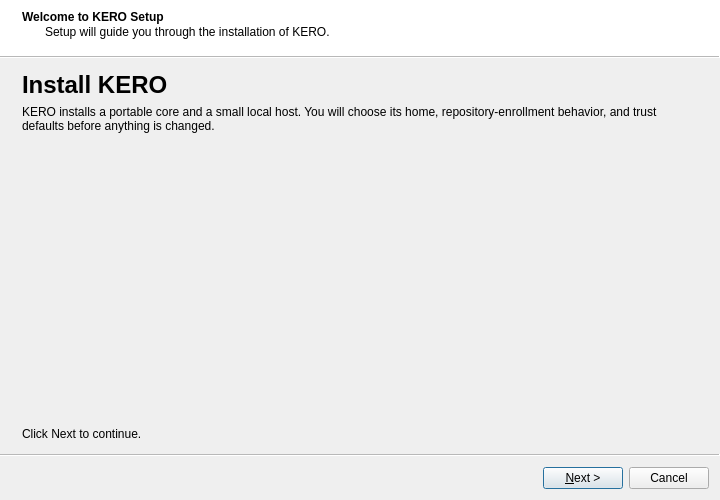
<?xml version="1.0" encoding="UTF-8"?>
<ui version="4.0">
 <class>KeroInstallWizard</class>
 <widget class="QWizard" name="KeroInstallWizard">
  <property name="geometry">
   <rect>
    <x>0</x>
    <y>0</y>
    <width>720</width>
    <height>500</height>
   </rect>
  </property>
  <property name="minimumSize">
   <size>
    <width>720</width>
    <height>500</height>
   </size>
  </property>
  <property name="windowTitle">
   <string>KERO Setup</string>
  </property>
  <property name="windowIcon">
   <iconset resource="../resources/kero.qrc">
    <normaloff>:/images/kero-icon.png</normaloff>:/images/kero-icon.png</iconset>
  </property>
  <property name="wizardStyle">
   <enum>QWizard::ModernStyle</enum>
  </property>
  <property name="options">
   <set>QWizard::NoBackButtonOnStartPage|QWizard::NoBackButtonOnLastPage</set>
  </property>

  <widget class="QWizardPage" name="welcomePage">
   <property name="title">
    <string>Welcome to KERO Setup</string>
   </property>
   <property name="subTitle">
    <string>Setup will guide you through the installation of KERO.</string>
   </property>
   <layout class="QVBoxLayout" name="welcomeLayout">
    <item>
     <widget class="QLabel" name="welcomeHeadingLabel">
      <property name="font">
       <font>
        <pointsize>18</pointsize>
        <bold>true</bold>
       </font>
      </property>
      <property name="text">
       <string>Install KERO</string>
      </property>
     </widget>
    </item>
    <item>
     <widget class="QLabel" name="welcomeBodyLabel">
      <property name="text">
       <string>KERO installs a portable core and a small local host. You will choose its home, repository-enrollment behavior, and trust defaults before anything is changed.</string>
      </property>
      <property name="wordWrap">
       <bool>true</bool>
      </property>
     </widget>
    </item>
    <item>
     <widget class="AspectFillLabel" name="welcomeBackgroundLabel">
      <property name="sizePolicy">
       <sizepolicy hsizetype="Expanding" vsizetype="Expanding">
        <horstretch>0</horstretch>
        <verstretch>1</verstretch>
       </sizepolicy>
      </property>
      <property name="minimumSize">
       <size>
        <width>0</width>
        <height>190</height>
       </size>
      </property>
      <property name="frameShape">
       <enum>QFrame::NoFrame</enum>
      </property>
      <property name="text">
       <string/>
      </property>
      <property name="pixmap">
       <pixmap resource="../resources/kero.qrc">:/images/kero-background.png</pixmap>
      </property>
      <property name="scaledContents">
       <bool>false</bool>
      </property>
      <property name="alignment">
       <set>Qt::AlignCenter</set>
      </property>
     </widget>
    </item>
    <item>
     <widget class="QLabel" name="welcomeHintLabel">
      <property name="text">
       <string>Click Next to continue.</string>
      </property>
     </widget>
    </item>
   </layout>
  </widget>

  <widget class="QWizardPage" name="installLocationPage">
   <property name="title">
    <string>Install Location</string>
   </property>
   <property name="subTitle">
    <string>Choose the folder in which to install KERO.</string>
   </property>
   <layout class="QVBoxLayout" name="installLocationLayout">
    <item>
     <widget class="QLabel" name="installPathLabel">
      <property name="text">
       <string>Install KERO to:</string>
      </property>
     </widget>
    </item>
    <item>
     <layout class="QHBoxLayout" name="installPathRow">
      <item>
       <widget class="QLineEdit" name="installPathEdit">
        <property name="placeholderText">
         <string>Platform-default install location</string>
        </property>
       </widget>
      </item>
      <item>
       <widget class="QPushButton" name="browseInstallPathButton">
        <property name="text">
         <string>Browse...</string>
        </property>
       </widget>
      </item>
     </layout>
    </item>
    <item>
     <widget class="QLabel" name="installPathHintLabel">
      <property name="text">
       <string>This installs the KERO host applications and portable KERO core. The installer will show whether the chosen location needs elevation.</string>
      </property>
      <property name="wordWrap">
       <bool>true</bool>
      </property>
     </widget>
    </item>
    <item>
     <spacer name="installSpacer">
      <property name="orientation">
       <enum>Qt::Vertical</enum>
      </property>
      <property name="sizeHint" stdset="0">
       <size>
        <width>20</width>
        <height>250</height>
       </size>
      </property>
     </spacer>
    </item>
   </layout>
  </widget>

  <widget class="QWizardPage" name="homePage">
   <property name="title">
    <string>Choose KERO Home</string>
   </property>
   <property name="subTitle">
    <string>Choose where KERO stores user data and configuration.</string>
   </property>
   <layout class="QVBoxLayout" name="homeLayout">
    <item>
     <widget class="QGroupBox" name="homeGroup">
      <property name="title">
       <string>KERO home</string>
      </property>
      <layout class="QVBoxLayout" name="homeGroupLayout">
       <item>
        <widget class="QRadioButton" name="userLocalHomeRadio">
         <property name="text">
          <string>User-local home (recommended)</string>
         </property>
         <property name="checked">
          <bool>true</bool>
         </property>
        </widget>
       </item>
       <item>
        <widget class="QLabel" name="userLocalHomeHint">
         <property name="text">
          <string>Stores KERO data for the current user.</string>
         </property>
         <property name="wordWrap">
          <bool>true</bool>
         </property>
         <property name="indent">
          <number>24</number>
         </property>
        </widget>
       </item>
       <item>
        <widget class="QRadioButton" name="systemWideHomeRadio">
         <property name="text">
          <string>System-wide home</string>
         </property>
        </widget>
       </item>
       <item>
        <widget class="QLabel" name="systemWideHomeHint">
         <property name="text">
          <string>Shares KERO data across users. May require elevation.</string>
         </property>
         <property name="wordWrap">
          <bool>true</bool>
         </property>
         <property name="indent">
          <number>24</number>
         </property>
        </widget>
       </item>
       <item>
        <widget class="QRadioButton" name="customHomeRadio">
         <property name="text">
          <string>Custom home</string>
         </property>
        </widget>
       </item>
       <item>
        <layout class="QHBoxLayout" name="customHomePathLayout">
         <property name="leftMargin">
          <number>24</number>
         </property>
         <item>
          <widget class="QLineEdit" name="customHomePathEdit">
           <property name="placeholderText">
            <string>Choose a KERO home path</string>
           </property>
          </widget>
         </item>
         <item>
          <widget class="QPushButton" name="browseHomePathButton">
           <property name="text">
            <string>Browse...</string>
           </property>
          </widget>
         </item>
        </layout>
       </item>
       <item>
        <widget class="QLabel" name="homePathHint">
         <property name="text">
          <string>The selected path is used as KERO_HOME. Default: ~/.kero.</string>
         </property>
         <property name="wordWrap">
          <bool>true</bool>
         </property>
         <property name="indent">
          <number>24</number>
         </property>
        </widget>
       </item>
      </layout>
     </widget>
    </item>
    <item>
     <spacer name="homeSpacer">
      <property name="orientation">
       <enum>Qt::Vertical</enum>
      </property>
      <property name="sizeHint" stdset="0">
       <size>
        <width>20</width>
        <height>245</height>
       </size>
      </property>
     </spacer>
    </item>
   </layout>
  </widget>

  <widget class="QWizardPage" name="enrollmentPage">
   <property name="title">
    <string>Repository Enrollment</string>
   </property>
   <property name="subTitle">
    <string>Choose how KERO handles repository enrollment.</string>
   </property>
   <layout class="QVBoxLayout" name="enrollmentLayout">
    <item>
     <widget class="QGroupBox" name="enrollmentGroup">
      <property name="title">
       <string>Repository enrollment</string>
      </property>
      <layout class="QVBoxLayout" name="enrollmentGroupLayout">
       <item>
        <widget class="QRadioButton" name="askEnrollmentRadio">
         <property name="text">
          <string>Ask (recommended)</string>
         </property>
         <property name="checked">
          <bool>true</bool>
         </property>
        </widget>
       </item>
       <item>
        <widget class="QLabel" name="askEnrollmentHint">
         <property name="text">
          <string>Ask before enrolling a repository.</string>
         </property>
         <property name="indent">
          <number>24</number>
         </property>
        </widget>
       </item>
       <item>
        <widget class="QRadioButton" name="automaticEnrollmentRadio">
         <property name="text">
          <string>Automatic</string>
         </property>
        </widget>
       </item>
       <item>
        <widget class="QLabel" name="automaticEnrollmentHint">
         <property name="text">
          <string>Automatically enroll supported repositories.</string>
         </property>
         <property name="wordWrap">
          <bool>true</bool>
         </property>
         <property name="indent">
          <number>24</number>
         </property>
        </widget>
       </item>
       <item>
        <widget class="QRadioButton" name="manualEnrollmentRadio">
         <property name="text">
          <string>Manual</string>
         </property>
        </widget>
       </item>
       <item>
        <widget class="QLabel" name="manualEnrollmentHint">
         <property name="text">
          <string>Never enroll a repository unless explicitly requested.</string>
         </property>
         <property name="wordWrap">
          <bool>true</bool>
         </property>
         <property name="indent">
          <number>24</number>
         </property>
        </widget>
       </item>
      </layout>
     </widget>
    </item>
    <item>
     <spacer name="enrollmentSpacer">
      <property name="orientation">
       <enum>Qt::Vertical</enum>
      </property>
      <property name="sizeHint" stdset="0">
       <size>
        <width>20</width>
        <height>160</height>
       </size>
      </property>
     </spacer>
    </item>
   </layout>
  </widget>

  <widget class="QWizardPage" name="identityVerificationPage">
   <property name="title">
    <string>Identity and Verification</string>
   </property>
   <property name="subTitle">
    <string>Configure the default identity and verification behavior.</string>
   </property>
   <property name="commitPage">
    <bool>true</bool>
   </property>
   <layout class="QVBoxLayout" name="identityVerificationLayout">
    <item>
     <widget class="QGroupBox" name="identityGroup">
      <property name="title">
       <string>Identity</string>
      </property>
      <layout class="QVBoxLayout" name="identityLayout">
       <item>
        <widget class="QRadioButton" name="reuseIdentityRadio">
         <property name="text">
          <string>Reuse an existing identity when available</string>
         </property>
         <property name="checked">
          <bool>true</bool>
         </property>
        </widget>
       </item>
       <item>
        <widget class="QRadioButton" name="configureIdentityLaterRadio">
         <property name="text">
          <string>Configure later</string>
         </property>
        </widget>
       </item>
      </layout>
     </widget>
    </item>
    <item>
     <widget class="QGroupBox" name="verificationGroup">
      <property name="title">
       <string>Verification policy</string>
      </property>
      <layout class="QVBoxLayout" name="verificationLayout">
       <item>
        <widget class="QRadioButton" name="automaticVerificationRadio">
         <property name="text">
          <string>Automatic (recommended)</string>
         </property>
         <property name="checked">
          <bool>true</bool>
         </property>
        </widget>
       </item>
       <item>
        <widget class="QLabel" name="automaticVerificationHint">
         <property name="text">
          <string>Verify when a signature and verifier are available; report trust state without blocking work.</string>
         </property>
         <property name="wordWrap">
          <bool>true</bool>
         </property>
         <property name="indent">
          <number>24</number>
         </property>
        </widget>
       </item>
       <item>
        <widget class="QRadioButton" name="warnVerificationRadio">
         <property name="text">
          <string>Warn</string>
         </property>
        </widget>
       </item>
       <item>
        <widget class="QRadioButton" name="strictVerificationRadio">
         <property name="text">
          <string>Strict</string>
         </property>
        </widget>
       </item>
       <item>
        <widget class="QRadioButton" name="permissiveVerificationRadio">
         <property name="text">
          <string>Permissive</string>
         </property>
        </widget>
       </item>
      </layout>
     </widget>
    </item>
    <item>
     <spacer name="identitySpacer">
      <property name="orientation">
       <enum>Qt::Vertical</enum>
      </property>
      <property name="sizeHint" stdset="0">
       <size>
        <width>20</width>
        <height>100</height>
       </size>
      </property>
     </spacer>
    </item>
   </layout>
  </widget>

  <widget class="QWizardPage" name="installingPage">
   <property name="title">
    <string>Installing KERO</string>
   </property>
   <property name="subTitle">
    <string>Please wait while setup installs KERO.</string>
   </property>
   <layout class="QVBoxLayout" name="installingLayout">
    <item>
     <widget class="QLabel" name="installStatusLabel">
      <property name="text">
       <string>Preparing installation...</string>
      </property>
     </widget>
    </item>
    <item>
     <widget class="QProgressBar" name="installProgressBar">
      <property name="value">
       <number>0</number>
      </property>
     </widget>
    </item>
    <item>
     <widget class="QPlainTextEdit" name="installDetailsTextEdit">
      <property name="readOnly">
       <bool>true</bool>
      </property>
      <property name="placeholderText">
       <string>Installation details will appear here.</string>
      </property>
     </widget>
    </item>
   </layout>
  </widget>

  <widget class="QWizardPage" name="finishPage">
   <property name="title">
    <string>KERO Setup Complete</string>
   </property>
   <property name="subTitle">
    <string>KERO has been installed successfully.</string>
   </property>
   <layout class="QVBoxLayout" name="finishLayout">
    <item>
     <widget class="QLabel" name="finishHeadingLabel">
      <property name="font">
       <font>
        <pointsize>16</pointsize>
        <bold>true</bold>
       </font>
      </property>
      <property name="text">
       <string>KERO is ready to use.</string>
      </property>
     </widget>
    </item>
    <item>
     <widget class="QLabel" name="finishBodyLabel">
      <property name="text">
       <string>KERO home, repository enrollment, and verification defaults are ready. You can change them later from KERO.</string>
      </property>
      <property name="wordWrap">
       <bool>true</bool>
      </property>
     </widget>
    </item>
    <item>
     <widget class="QCheckBox" name="launchKeroCheckBox">
      <property name="text">
       <string>Launch KERO</string>
      </property>
      <property name="checked">
       <bool>true</bool>
      </property>
     </widget>
    </item>
    <item>
     <widget class="QLabel" name="additionalOptionsLabel">
      <property name="text">
       <string>Additional options</string>
      </property>
     </widget>
    </item>
    <item>
     <widget class="QCheckBox" name="desktopShortcutCheckBox">
      <property name="text">
       <string>Create a desktop shortcut</string>
      </property>
     </widget>
    </item>
    <item>
     <widget class="QCheckBox" name="startMenuShortcutCheckBox">
      <property name="text">
       <string>Add KERO to Start menu and search</string>
      </property>
      <property name="checked">
       <bool>true</bool>
      </property>
     </widget>
    </item>
    <item>
     <widget class="QCheckBox" name="openHomeCheckBox">
      <property name="text">
       <string>Open KERO home after setup</string>
      </property>
     </widget>
    </item>
    <item>
     <spacer name="finishSpacer">
      <property name="orientation">
       <enum>Qt::Vertical</enum>
      </property>
      <property name="sizeHint" stdset="0">
       <size>
        <width>20</width>
        <height>220</height>
       </size>
      </property>
     </spacer>
    </item>
   </layout>
  </widget>
 </widget>
 <customwidgets>
  <customwidget>
   <class>AspectFillLabel</class>
   <extends>QLabel</extends>
   <header>aspect_fill_label.h</header>
  </customwidget>
 </customwidgets>
 <resources>
  <include location="../resources/kero.qrc"/>
 </resources>
 <connections/>
</ui>
